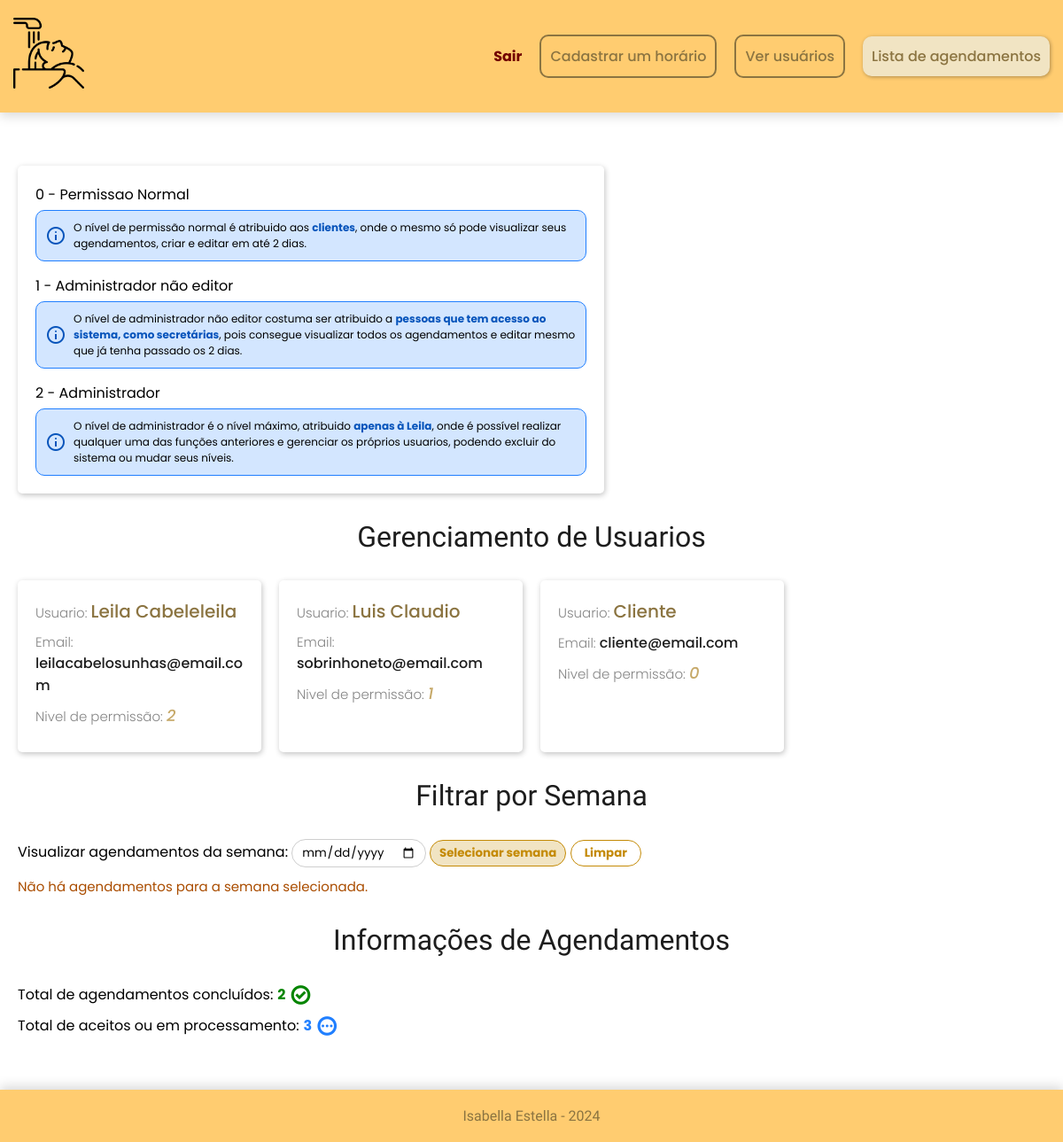
Page /gerenciamento.php (signed in) on the committed database.
### tables this page shows
CREATE TABLE `users` (
  `user_id` int(4) NOT NULL,
  `nome` varchar(300) NOT NULL,
  `email` varchar(100) NOT NULL,
  `senha` varchar(60) NOT NULL,
  `permission_id` int(1) DEFAULT 0,
  `birthdate` date DEFAULT NULL
);

### gerenciamento.php (the view, shortened to what this page needs)
<!DOCTYPE html>
<html lang="pt-BR">
<head>
    <link rel="stylesheet" href="style/usuario.css">
    <link rel="stylesheet" href="style/reset.css">
    <link rel="stylesheet" href="style/agendamentos.css">
</head>
<body>
    <?php
        include("components/cabecalho.php");
        $conn = mysqli_connect("localhost", "root", "", "salon-beauty");
        $sql = mysqli_query($conn, "SELECT * FROM users") or die(
            mysqli_error($cx)
        );
        $queryConcluidos = "SELECT COUNT(*) AS total FROM agendamentos WHERE situacao_agendamento = 'Concluído'";
        $resultConcluidos = mysqli_query($conn, $queryConcluidos);
        $totalConcluidos = mysqli_fetch_assoc($resultConcluidos)['total'];
        $queryPendentes = "SELECT COUNT(*) AS total FROM agendamentos WHERE situacao_agendamento != 'Concluído' AND situacao_agendamento != 'Negado'";
        $resultPendentes = mysqli_query($conn, $queryPendentes);
        $totalPendentes = mysqli_fetch_assoc($resultPendentes)['total'];
    ?>
    <div class="container">
        <div class="card-informativo">
            <div class="card-informativo__permissoes">
                0 - Permissao Normal
                <div class="informacao">
                    <span class="material-symbols-outlined">
                    </span>
                    <p>O nível de permissão normal é atribuido aos <strong>clientes</strong>, onde o mesmo só pode visualizar seus agendamentos, criar e editar em até 2 dias.</p>
                </div>
            </div>
            <div class="card-informativo__permissoes">
                1 - Administrador não editor
                <div class="informacao">
                    <span class="material-symbols-outlined">
                    </span>
                    <p>O nível de administrador não editor costuma ser atribuido a <strong>pessoas que tem acesso ao sistema, como secretárias</strong>, pois consegue visualizar todos os agendamentos e editar mesmo que já tenha passado os 2 dias.</p>
                </div>
            </div>
            <div class="card-informativo__permissoes">
                2 - Administrador
                <div class="informacao">
                    <span class="material-symbols-outlined">
                    </span>
                    <p>O nível de administrador é o nível máximo, atribuido <strong>apenas à Leila</strong>, onde é possível realizar qualquer uma das funções anteriores e gerenciar os próprios usuarios, podendo excluir do sistema ou mudar seus níveis.</p>
                </div>
            </div>
        </div>
        <h1 class="title">Gerenciamento de Usuarios</h1>
        <div class="tabela-usuarios">
            <?php while($aux = mysqli_fetch_assoc($sql)) { ?>
            <div class="usuario">
                <div class="infos card">
                    <h1 class="usuario__nome">
                        Usuario:
                        <span>
                            <?php echo $aux['nome']?>
                        </span>
                    </h1>
                    <P class="usuario__email">
                        Email:
                        <span>
                            <?php echo $aux['email']; ?>
                        </span>
                    </P>
                    <p class="usuario__nivel">
                        Nivel de permissão:
                        <span>
                            <?php echo $aux['permission_id']; ?>
                        </span>
                    </p>
                </div>
            </div>
            <?php } ?>
        </div>
        <div class="filtro-semana">
            <h1 class="title">Filtrar por Semana</h1>
                <form method="POST" action="#" enctype="multipart/form-data" class="form-filtro-semanal">
                Visualizar agendamentos da semana:
                <input type="date" name="data" id="data">
                <input type="submit" value="Selecionar semana" class="filtrarSemana">
                <button type="reset" onclick="location.href='gerenciamento.php';" class="limparSemana">Limpar</button>
            </form>
        </div>
        <?php
            if (isset($resultAgendamentosSemana) && mysqli_num_rows($resultAgendamentosSemana) > 0) {
                echo "<div class='tabela-agendamentos'>";
                while ($auxAgendamento = mysqli_fetch_assoc($resultAgendamentosSemana)) {
                    ?>
                    <div class="agendamento">
                        <div class="infos card">
                            <div class="agendamento__situacao <?php
                                switch ($auxAgendamento['situacao_agendamento']) {
                                    case 'Em Processamento':
                                        echo 'processamento';
                                        break;
                                    case 'Concluído':
                                        echo 'concluido';
                                        break;
                                    case 'Negado':
                                        echo 'negado';
                                        break;
                                    case 'Aceito':
                                        echo 'aceito';
                                        break;
                                    default:
                                        echo '';
                                        break;
                                }
                            ?>">
                                <?php echo $auxAgendamento['situacao_agendamento']; ?>
                            </div>
                            <h1 class="agendamento__servico">
                                Serviço:
                                <span>
                                    <?php echo $auxAgendamento['tipo_serv']; ?>
                                </span>
                            </h1>
                            <p class="agendamento__criador">
                                Cliente:
                                <span>
                                    <?php echo ($auxAgendamento['criador_agendamento'] == '') ? "Não Especificado" : $auxAgendamento['criador_agendamento']; ?>
                                </span>
                            </p>
                            <p class="agendamento__observacao">
                                Observação:
                                <span>
                                    <?php echo $auxAgendamento['observacao_agendamento']; ?>
                                </span>
                            </p>
                            <p class="agendamento__data-cad">
                                Agendamento:
                                <span>
                                    <?php echo date('d/m/Y', strtotime($auxAgendamento['dataCad'])); ?>
                                </span>
                            </p>
                        </div>
                    </div>
                    <?php
                }
                echo "</div>";
            } else {
                echo "<p class='warning-text'>Não há agendamentos para a semana selecionada.</p>";
            }
        ?>
        <div class="info-agendamentos">
            <h1 class="title">Informações de Agendamentos</h1>
            <p class="contagem-agendamentos concluidos">Total de agendamentos concluídos:
                <span>
                    <?php echo $totalConcluidos; ?>
                    <span class="material-symbols-outlined">
                    </span>
                </span>
            </p>
            <p class="contagem-agendamentos pendentes">Total de aceitos ou em processamento:
                <span>
                    <?php echo $totalPendentes; ?>
                    <span class="material-symbols-outlined">
                    </span>
                </span>
            </p>
        </div>
    </div>
    <?php
        include('components/rodape.php');
    ?>
</body>
</html>

### style/usuario.css (style rules this page uses)
.tabela-usuarios { display: grid; grid-template-columns: repeat(4, 1fr); gap: 20px; }
.card-informativo { background: #fff; border-radius: 5px; padding: 20px; box-shadow: 1px 2px 6px #0000003d; display: flex; flex-direction: column; justify-content: space-between; gap: 15px; width: fit-content; }
.card-informativo__permissoes { display: flex; flex-direction: column; gap: 5px; }
.card-informativo .informacao { max-width: 600px; font-size: 12px; display: flex; gap: 8px; align-items: center; background: #d3e6ff; border-radius: 10px; padding: 10px; border: 1px solid #207fff; }
.card-informativo .informacao span, .card-informativo .informacao strong { color: #0754bb; }
.tabela-usuarios .usuario { background: #fff; border-radius: 5px; padding: 20px; box-shadow: 1px 2px 6px #0000003d; display: flex; flex-direction: column; justify-content: space-between; gap: 5px; }
.usuario .usuario__nome, .usuario .usuario__email, .usuario .usuario__nivel { font-size: 15px; margin-bottom: 8px; color: #858585; font-weight: 300; }
.usuario .usuario__nome span { font-size: 20px; color: var(--cor-destaque-escuro); font-weight: 500; }
.usuario .usuario__email span { font-size: 16px; color: var(--preto); font-weight: 500; }
.usuario .usuario__nivel span { color: var(--cor-destaque-texto); font-size: 18px; font-weight: 500; font-style: italic; }
.warning-text { font-size: 15px; color: #aa4d00; margin-top: 10px; }
.form-filtro-semanal input { background-color: transparent; border: 1px solid #cecece; height: 30px; border-radius: 100px; padding: 0 10px; }
.filtrarSemana { background-color: var(--cor-destaque) !important; color: #c48a05; font-weight: 700; border: 1px solid #c48a05 !important; cursor: pointer; }
.limparSemana { background-color: transparent !important; color: #c48a05; height: 30px; font-weight: 700; border: 1px solid #c48a05 !important; border-radius: 100px; padding: 0 15px; cursor: pointer; }
.contagem-agendamentos { font-size: 16px; display: flex; gap: 5px; margin-top: 10px; }
.contagem-agendamentos span { font-weight: 700; display: flex; align-items: center; gap: 5px; }
.contagem-agendamentos.concluidos span { color: #058500; }
.contagem-agendamentos.pendentes span { color: #207fff; }
.title { text-align: center; font-family: "Playpen Sans", cursive; margin: 20px; font-weight: 300; color: var(--preto); }

### style/agendamentos.css (style rules this page uses)
.title { text-align: center; font-family: "Playpen Sans", cursive; margin: 30px; font-weight: 300; color: var(--preto); }

### rows in the picture
users: nome "Leila Cabeleleila", email "leilacabelosunhas@email.com", permission "2"
users: nome "Luis Claudio", email "sobrinhoneto@email.com", permission "1"
users: nome "Cliente", email "cliente@email.com", permission "0"

### other values in the picture
$totalConcluidos "2"
$totalPendentes "3"
